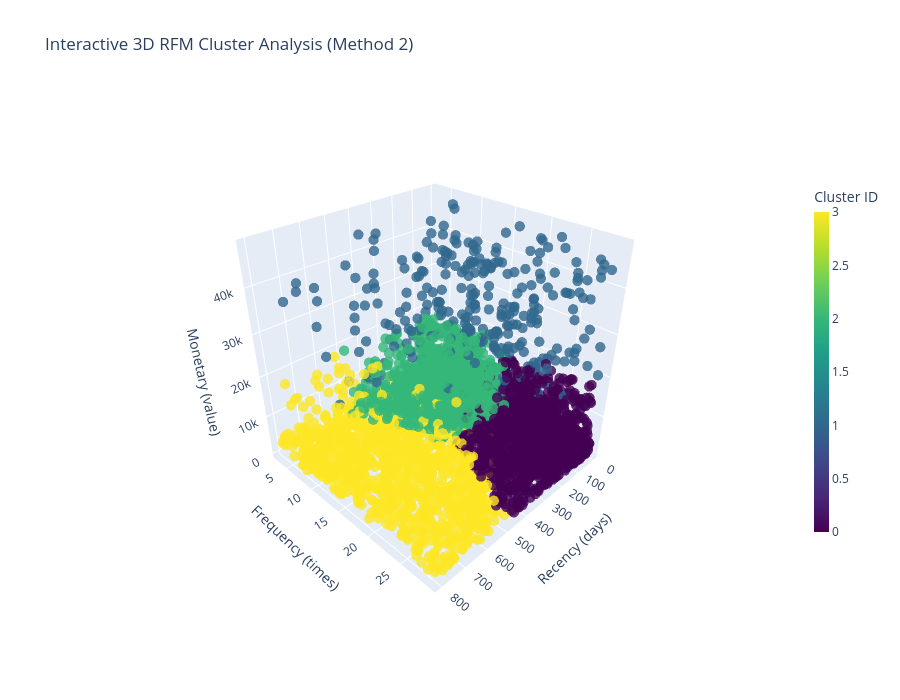

Notebook code cell kept with this figure:
### Markdown cell above
**Method 1 Customization**:
- **color_discrete_sequence**: Custom colors for each cluster
- **marker size=5**: Point size in 3D space
- **opacity=0.8**: Transparency (0=invisible, 1=opaque)
- **line.width**: Border thickness for each point
- **line.color**: Border color for each point

### Code cell
# Method 2: Low-level Plotly Graph Objects - Full control
fig = go.Figure(data=[go.Scatter3d(
    x=rfm['R'],
    y=rfm['F'],
    z=rfm['M'],
    mode='markers',
    marker=dict(
        size=6,
        color=rfm['KMeans_Segment'],  # Numeric color mapping
        colorscale='Viridis',         # Color gradient scheme
        showscale=True,               # Display color bar
        colorbar=dict(
            title="Cluster ID",
            thickness=15,
            len=0.7
        ),
        opacity=0.8
    ),
    text=rfm['KMeans_Segment'],       # Hover text
    hoverinfo='text'
)])

# Customize layout
fig.update_layout(
    title='Interactive 3D RFM Cluster Analysis (Method 2)',
    scene=dict(
        xaxis_title='Recency (days)',
        yaxis_title='Frequency (times)',
        zaxis_title='Monetary (value)',
        camera=dict(
            eye=dict(x=1.5, y=1.5, z=1.3)
        )
    ),
    width=900,
    height=700,
    font=dict(size=12)
)

fig.show()

### Figure 1 — Plotly figure (JSON) as saved in the notebook; plotly's stock layout.template omitted (floating-point values rounded to 4 significant figures; data arrays with more than 128 entries replaced by an {"elided": "..."} marker saying what was removed)
{"data": [{"hoverinfo": "text", "marker": {"color": {"elided": "5500 int values"}, "colorbar": {"len": 0.7, "thickness": 15, "title": {"text": "Cluster ID"}}, "colorscale": [[0, "#440154"], [0.1111, "#482878"], [0.2222, "#3e4989"], [0.3333, "#31688e"], [0.4444, "#26828e"], [0.5556, "#1f9e89"], [0.6667, "#35b779"], [0.7778, "#6ece58"], [0.8889, "#b5de2b"], [1, "#fde725"]], "opacity": 0.8, "showscale": true, "size": 6}, "mode": "markers", "text": {"elided": "5500 float values"}, "type": "scatter3d", "x": {"elided": "5500 int values"}, "y": {"elided": "5500 int values"}, "z": {"elided": "5500 int values"}}], "layout": {"font": {"size": 12}, "height": 700, "scene": {"camera": {"eye": {"x": 1.5, "y": 1.5, "z": 1.3}}, "xaxis": {"title": {"text": "Recency (days)"}}, "yaxis": {"title": {"text": "Frequency (times)"}}, "zaxis": {"title": {"text": "Monetary (value)"}}}, "title": {"text": "Interactive 3D RFM Cluster Analysis (Method 2)"}, "width": 900}}
